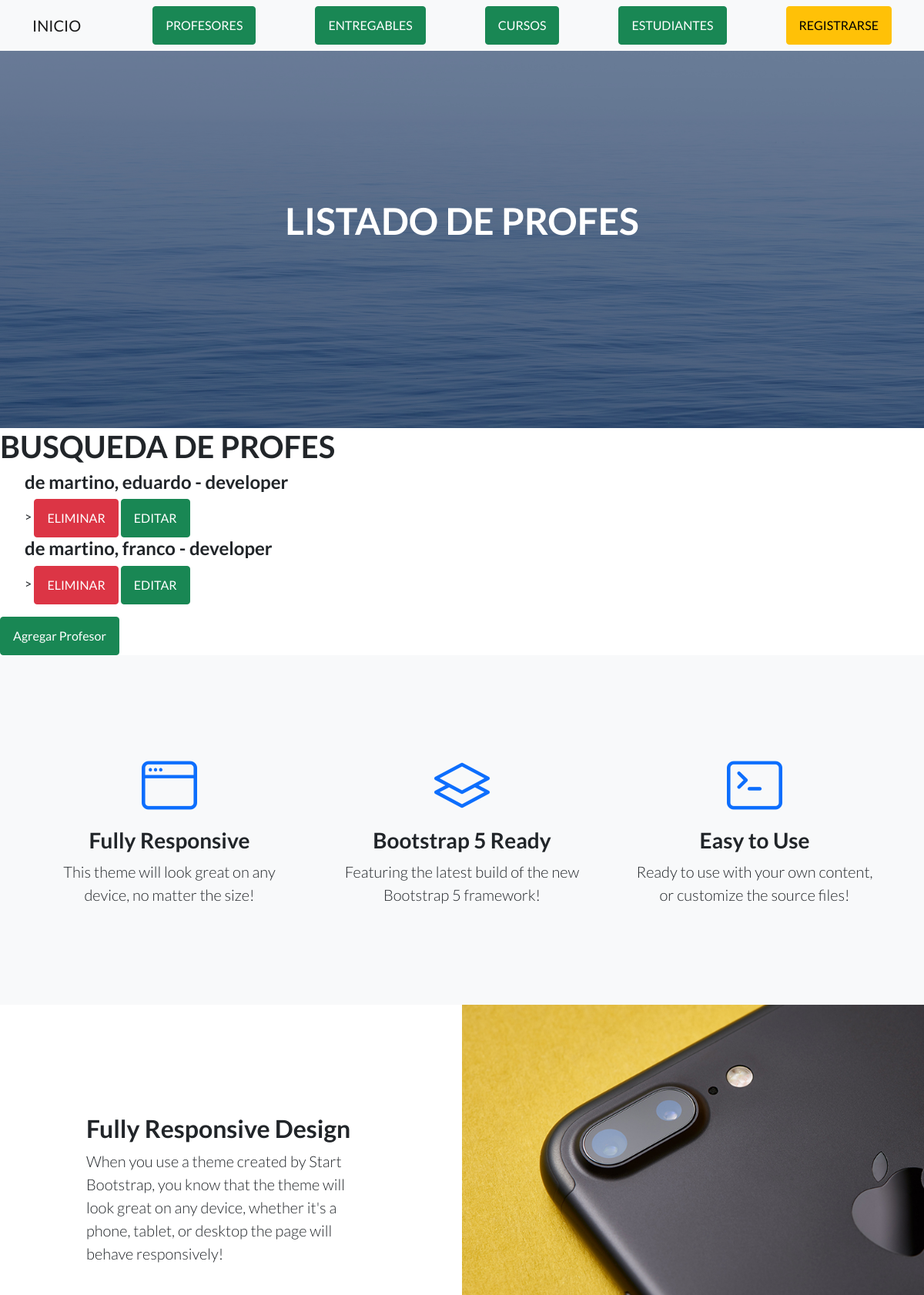
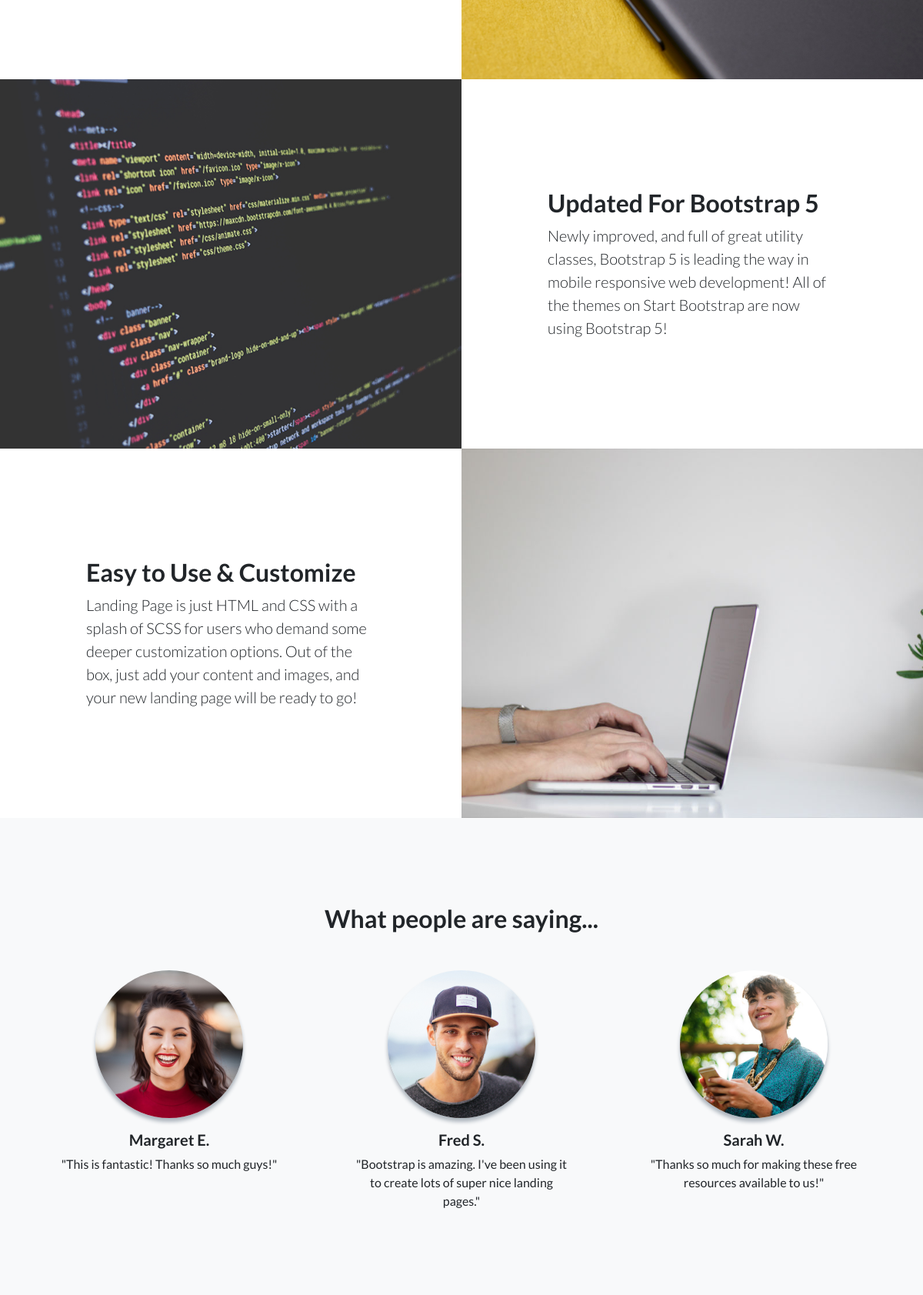
The app's page /App1/leerProfesores/ (upper part) with its own data (2 pictures, top to bottom).
### App1/models.py (models this page shows)
class Profesor(models.Model):
    nombre=models.CharField(max_length=50)
    apellido=models.CharField(max_length=50)
    email=models.EmailField()
    profesion=models.CharField(max_length=50)
    def __str__(self):
        return self.nombre+" "+str(self.apellido)

### App1/views.py (the view)
# urls.py: path('leerProfesores/', leerProfesores, name="leerProfesores"),
def leerProfesores(request):
    profesores=Profesor.objects.all()
    print(list(profesores))
    return render(request, "App1/leerProfesores.html",{"profesores":profesores})

### App1/templates/App1/leerProfesores.html
{% extends "App1/fuente.html" %}
{% load static %}
{% block titulo %}
<h1 class="mb-5">LISTADO DE PROFES</h1>
{% endblock %}
{% block contenido_que_cambia %}
<h1>BUSQUEDA DE PROFES</h1>
{% if profesores %}
<ul>
    {% for profe in profesores %}
        <h4>{{ profe.apellido }}, {{ profe.nombre }} - {{ profe.profesion }}</h4>>
        <a class="btn btn-danger" href="{% url 'eliminarProfesor' profe.id %}">ELIMINAR</a>
        <a class="btn btn-success" href="{% url 'editarProfesor' profe.id %}">EDITAR</a>
        <br>
    {% endfor %}
</ul>
{% else %}
<p>NO SE ENCONTRARON PROFES</p>
{% endif %}
<a class="btn btn-success" href="{% url 'profesores' %}">Agregar Profesor</a>
{% endblock %}

### App1/templates/App1/fuente.html (shortened to what this page needs)
<!DOCTYPE html>
<html lang="en">
    <head>
        {% load static %}
        <link href="https://cdn.jsdelivr.net/npm/bootstrap-icons@1.5.0/font/bootstrap-icons.css" rel="stylesheet" type="text/css" />
        <link href="{% static 'App1/css/styles.css' %}" rel="stylesheet" />
    </head>
    <body>
        <nav class="navbar navbar-light bg-light static-top">
            <div class="container">
                <a class="navbar-brand" href="{% url 'inicio' %}">INICIO</a>
                <a class="btn btn-success" href="{% url 'profesores' %}">PROFESORES</a>
                <a class="btn btn-success" href="{% url 'entregables' %}">ENTREGABLES</a>
                <a class="btn btn-success" href="{% url 'cursos' %}">CURSOS</a>
                <a class="btn btn-success" href="{% url 'estudiantes' %}">ESTUDIANTES</a>
                <a class="btn btn-warning" href="#signup">REGISTRARSE</a>
            </div>
        </nav>
        <header class="masthead">
            <div class="container position-relative">
                <div class="row justify-content-center">
                    <div class="col-xl-6">
                        <div class="text-center text-white">
                            {% block titulo %}
                            {% endblock %}
                        </div>
                    </div>
                </div>
            </div>
        </header>
        {% block contenido_que_cambia %}
        {% endblock %}
        <section class="features-icons bg-light text-center">
            <div class="container">
                <div class="row">
                    <div class="col-lg-4">
                        <div class="features-icons-item mx-auto mb-5 mb-lg-0 mb-lg-3">
                            <div class="features-icons-icon d-flex"><i class="bi-window m-auto text-primary"></i></div>
                            <h3>Fully Responsive</h3>
                            <p class="lead mb-0">This theme will look great on any device, no matter the size!</p>
                        </div>
                    </div>
                    <div class="col-lg-4">
                        <div class="features-icons-item mx-auto mb-5 mb-lg-0 mb-lg-3">
                            <div class="features-icons-icon d-flex"><i class="bi-layers m-auto text-primary"></i></div>
                            <h3>Bootstrap 5 Ready</h3>
                            <p class="lead mb-0">Featuring the latest build of the new Bootstrap 5 framework!</p>
                        </div>
                    </div>
                    <div class="col-lg-4">
                        <div class="features-icons-item mx-auto mb-0 mb-lg-3">
                            <div class="features-icons-icon d-flex"><i class="bi-terminal m-auto text-primary"></i></div>
                            <h3>Easy to Use</h3>
                            <p class="lead mb-0">Ready to use with your own content, or customize the source files!</p>
                        </div>
                    </div>
                </div>
            </div>
        </section>
        <section class="showcase">
            <div class="container-fluid p-0">
                <div class="row g-0">
                    <div class="col-lg-6 order-lg-2 text-white showcase-img" style="background-image: url('{% static 'App1/assets/img/bg-showcase-1.jpg' %}')"></div>
                    <div class="col-lg-6 order-lg-1 my-auto showcase-text">
                        <h2>Fully Responsive Design</h2>
                        <p class="lead mb-0">When you use a theme created by Start Bootstrap, you know that the theme will look great on any device, whether it's a phone, tablet, or desktop the page will behave responsively!</p>
                    </div>
                </div>
                <div class="row g-0">
                    <div class="col-lg-6 text-white showcase-img" style="background-image: url('{% static 'App1/assets/img/bg-showcase-2.jpg' %}')"></div>
                    <div class="col-lg-6 my-auto showcase-text">
                        <h2>Updated For Bootstrap 5</h2>
                        <p class="lead mb-0">Newly improved, and full of great utility classes, Bootstrap 5 is leading the way in mobile responsive web development! All of the themes on Start Bootstrap are now using Bootstrap 5!</p>
                    </div>
                </div>
                <div class="row g-0">
                    <div class="col-lg-6 order-lg-2 text-white showcase-img" style="background-image: url('{% static 'App1/assets/img/bg-showcase-3.jpg' %}')"></div>
                    <div class="col-lg-6 order-lg-1 my-auto showcase-text">
                        <h2>Easy to Use & Customize</h2>
                        <p class="lead mb-0">Landing Page is just HTML and CSS with a splash of SCSS for users who demand some deeper customization options. Out of the box, just add your content and images, and your new landing page will be ready to go!</p>
                    </div>
                </div>
            </div>
        </section>
        <section class="testimonials text-center bg-light">
            <div class="container">
                <h2 class="mb-5">What people are saying...</h2>
                <div class="row">
                    <div class="col-lg-4">
                        <div class="testimonial-item mx-auto mb-5 mb-lg-0">
                            <img class="img-fluid rounded-circle mb-3" src="assets/img/testimonials-1.jpg" alt="..." />
                            <h5>Margaret E.</h5>
                            <p class="font-weight-light mb-0">"This is fantastic! Thanks so much guys!"</p>
                        </div>
                    </div>
                    <div class="col-lg-4">
                        <div class="testimonial-item mx-auto mb-5 mb-lg-0">
                            <img class="img-fluid rounded-circle mb-3" src="assets/img/testimonials-2.jpg" alt="..." />
                            <h5>Fred S.</h5>
                            <p class="font-weight-light mb-0">"Bootstrap is amazing. I've been using it to create lots of super nice landing pages."</p>
                        </div>
                    </div>
                    <div class="col-lg-4">
                        <div class="testimonial-item mx-auto mb-5 mb-lg-0">
                            <img class="img-fluid rounded-circle mb-3" src="assets/img/testimonials-3.jpg" alt="..." />
                            <h5>Sarah W.</h5>
                            <p class="font-weight-light mb-0">"Thanks so much for making these free resources available to us!"</p>
                        </div>
                    </div>
                </div>
            </div>
        </section>
    </body>
</html>

### records on screen
Profesor: apellido "de martino", nombre "eduardo", profesion "developer"
Profesor: apellido "de martino", nombre "franco", profesion "developer"
